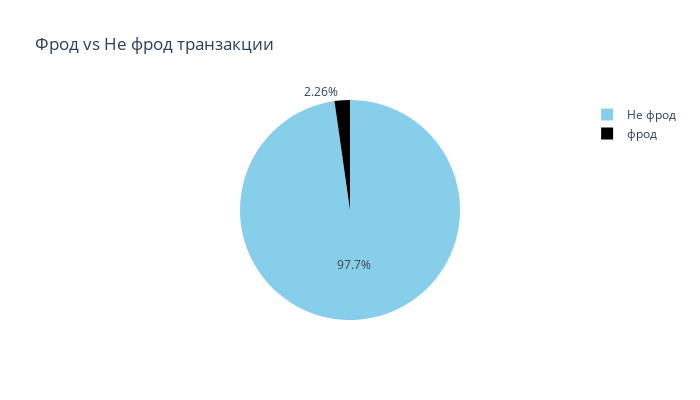

The notebook cell this image was saved under:
### Code cell
labels=["Не фрод","фрод"]

fraud_or_not = df["tx_fraud"].value_counts().tolist()
values = [fraud_or_not[0], fraud_or_not[1]]

fig = px.pie(values=df['tx_fraud'].value_counts(), names=labels , width=700, height=400, color_discrete_sequence=["skyblue","black"]
             ,title="Фрод vs Не фрод транзакции")
fig.show()

### Figure 1 — Plotly figure (JSON) as saved in the notebook; plotly's stock layout.template omitted (floating-point values rounded to 4 significant figures)
{"data": [{"domain": {"x": [0, 1], "y": [0, 1]}, "hovertemplate": "label=%{label}<br>value=%{value}<extra></extra>", "labels": ["Не фрод", "фрод"], "legendgroup": "", "name": "", "showlegend": true, "type": "pie", "values": [284649, 6582]}], "layout": {"height": 400, "legend": {"tracegroupgap": 0}, "piecolorway": ["skyblue", "black"], "title": {"text": "Фрод vs Не фрод транзакции"}, "width": 700}}
